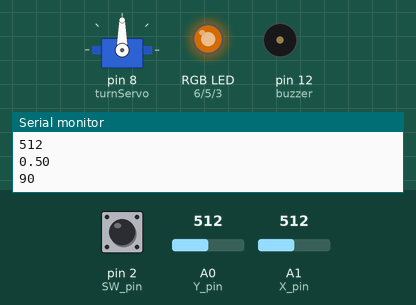
The sketch below on a simulated Arduino Uno, built with avr-gcc and run on an emulated ATmega328P. Shown: servo, an RGB LED mixed from three pins (HIGH = lit), buzzer (waves = sounding, pin HIGH), the last lines printed to the serial monitor. Inputs (shaded band) come from the test bench; at power-on: A0 (Y_pin) = 512, A1 (X_pin) = 512, pin 2 (SW_pin) HIGH. Dim RGB values are drawn brighter than linear.

Above: at 1.2 s.
1.3 s: A0 (Y_pin) set to 716
At 2.2 s:
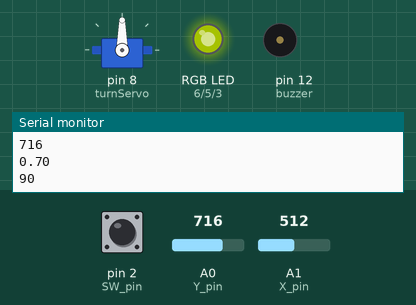
3.0 s: A1 (X_pin) set to 716
At 3.5 s:
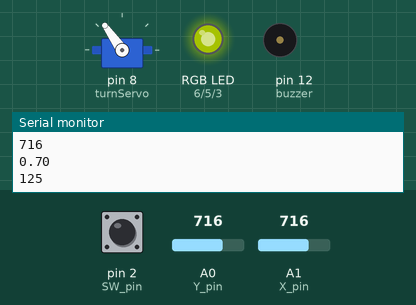
4.5 s: pin 2 (SW_pin) pulled LOW for 0.2 s
At 4.9 s:
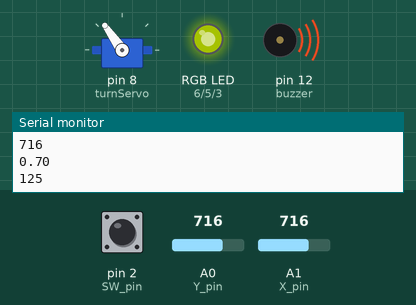
6.5 s: A0 (Y_pin) set to 900
At 7.7 s:
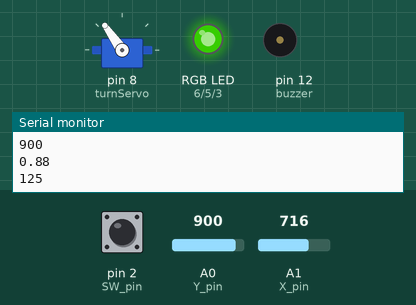
8.0 s: A1 (X_pin) set to 900
At 9.2 s:
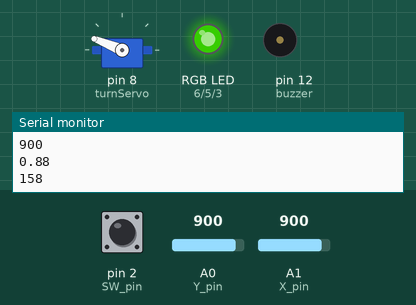
9.5 s: pin 2 (SW_pin) pulled LOW for 1 s
At 10.3 s:
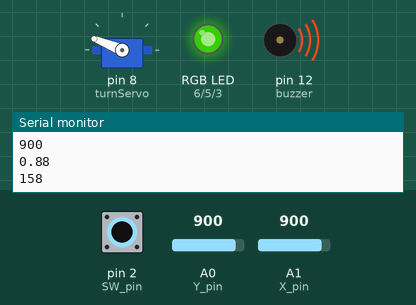
Timing chart, 0 to 12.5 s (numbered marks = the images above; inputs shaded):
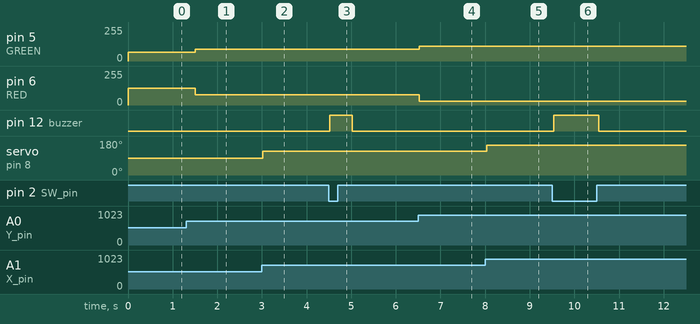

Measured:
- after the input at 1.3 s, pin 5 (GREEN): 64/255 → 89/255 after 0.21 s; pin 6 (RED): 127/255 → 76/255 after 0.21 s
- after the input at 3.0 s, servo on pin 8 (turnServo): 90° → 125° at once
- after the input at 4.5 s, pin 12 (buzzer): LOW → HIGH at once, → LOW 0.50 s later
- after the input at 6.5 s, pin 5 (GREEN): 89/255 → 112/255 at once; pin 6 (RED): 76/255 → 30/255 at once
- after the input at 8.0 s, servo on pin 8 (turnServo): 125° → 158° at once
- after the input at 9.5 s, pin 12 (buzzer): LOW → HIGH at once, → LOW 1.0 s later

The sketch:

joystickTest.ino
```cpp
/*
 * Basics for joystick controller
 * originally planned for DC motor speed changes with the vertical axis of the joystick but I do not have the proper components
 * instead I used an RGB LED to show bright green for up, red for down, with fading between to yellow in the middle.
 * the horizontal axis controls a 180 degree sweep of a servo
 * the button press controls an active buzzer
 *
 * 06/03/2019
 * gbolatto
 */

#include <Servo.h>

const int BLUE = 3; // digital pin controlling blue part of RGB LED
const int GREEN = 5; // digital pin controlling green part of RGB LED
const int RED = 6; // digital pin controlling red part of RGB LED

const int SW_pin = 2; // digital pin connected to switch output
const int X_pin = A1; // analog pin connected to X output
const int Y_pin = A0; // analog pin connected to Y output

int servoPos;

int redValue;
int greenValue;
int blueValue;

int xAxis;
int yAxis;

Servo turnServo;

int buzzer = 12;

void setup() {

  turnServo.attach(8);

  pinMode(RED, OUTPUT);
  pinMode(GREEN, OUTPUT);
  pinMode(BLUE, OUTPUT);

  digitalWrite(RED, LOW);
  digitalWrite(GREEN, LOW);
  digitalWrite(BLUE, LOW);

  pinMode(SW_pin, INPUT);
  digitalWrite(SW_pin, HIGH);

  pinMode(buzzer, OUTPUT);

  Serial.begin(9600);
}

// gets the percentage of the current position of the joystick as a float
float getFloatOfJoystick(int pos) {
  return float(pos) / 1024;
}

void loop() {

  servoPos = 90;

  xAxis = analogRead(X_pin);
  yAxis = analogRead(Y_pin);

  Serial.print("Switch:  ");
  Serial.print(digitalRead(SW_pin));
  Serial.print("\n");
  Serial.println("X-axis: ");
  Serial.println(xAxis);
  Serial.println(getFloatOfJoystick(xAxis));
  Serial.println("Y-axis: ");
  Serial.println(yAxis);
  Serial.println(getFloatOfJoystick(yAxis));
  Serial.print("\n\n");

  // buzzes horn while joystick button is pressed down
  if (digitalRead(SW_pin) == 0) {
    digitalWrite(buzzer, HIGH);
  }

  if (digitalRead(SW_pin) == 1) {
    digitalWrite(buzzer, LOW);
  }

  // as joystick is moved up, green goes brighter. as joystick goes down, red goes brighter. yellow in the middle.
  // sets the red value higher with the lower y axis
  // upper bounds of 255
  redValue = 255 - getFloatOfJoystick(yAxis) * 255;
  // sets the green value higher with the higher y axis
  // upper bounds of 128 to get a better yellow out of my cheap RGB LED
  greenValue = getFloatOfJoystick(yAxis) * 128;
  blueValue = 0;

  analogWrite(RED, redValue);
  analogWrite(GREEN, greenValue);
  analogWrite(BLUE, blueValue);

  // sets servoPos with upperbounds of 180 degrees
  servoPos = getFloatOfJoystick(xAxis) * 180;

  Serial.println(servoPos);
  Serial.print("\n\n");

  turnServo.write(servoPos);

  // half second delay between loops mainly to read the serial output easily while testing
  delay(500);
}
```
